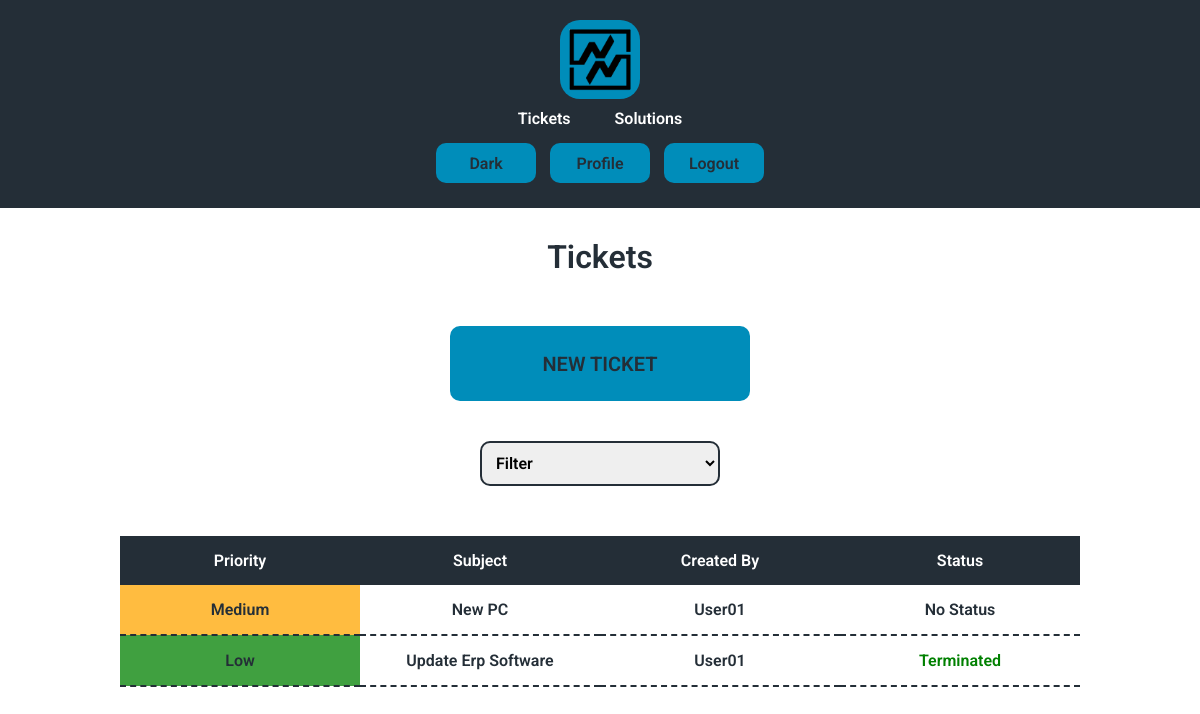
Page /tickets (signed in) on the committed database.
### tables this page shows
CREATE TABLE tickets (
id INTEGER PRIMARY KEY AUTOINCREMENT NOT NULL,
subject TEXT NOT NULL,
creator INTEGER,
description TEXT,
status INTEGER DEFAULT 0 NOT NULL,
priority INTEGER DEFAULT 0 NOT NULL,
time TIMESTAMP DEFAULT CURRENT_TIMESTAMP,
FOREIGN KEY(creator) REFERENCES users(id)
ON DELETE SET NULL
ON UPDATE NO ACTION
);

CREATE TABLE users (id INTEGER PRIMARY KEY AUTOINCREMENT NOT NULL, name TEXT NOT NULL, hash TEXT NOT NULL, permission INTEGER DEFAULT 4 NOT NULL, active BLOB DEFAULT 0 NOT NULL, email TEXT NOT NULL);

### app.py (the view, shortened to what this page needs)
@app.route("/tickets", methods=["GET", "POST"])
@login_required
def tickets():
    if session.get("permission") < 3:
        tickets = db.execute(
            """
            SELECT tickets.id, tickets.subject, tickets.status, tickets.priority,
            users.name AS creator_name FROM tickets
            LEFT JOIN users ON tickets.creator = users.id
            WHERE tickets.status < 5 ORDER BY priority DESC, time ASC
            """
            )
        return render_template("tickets.html", tickets = tickets, status = ticketStatus, priority = priority)
    else:
        userID = session.get("user_id")
        tickets = db.execute(
            """
            SELECT tickets.id, tickets.subject, tickets.status, tickets.priority,
            users.name AS creator_name FROM tickets
            LEFT JOIN users ON tickets.creator = users.id
            WHERE tickets.status < 5 AND users.id = ? ORDER BY priority DESC, time ASC
            """
            , userID
            )
        return render_template("tickets.html", tickets = tickets, status = ticketStatus, priority = priority)

### app.py (called while the page is built)
def login_required(f):
    @wraps(f)
    def decorated_function(*args, **kwargs):
        if not session.get("user_id"):
            return redirect("/") # Redirect to the login page or wherever necessary
        return f(*args, **kwargs)  # Proceed with the actual route if logged in
    return decorated_function

### templates/tickets.html (shortened to what this page needs)
{% extends "layout.html" %}
{% block h1 %}<h1>Tickets</h1>{% endblock %}
{% block body %}
    {% if session.get("permission") < 4 %}
    <form class="margin" action="/newticket">
    <button type="submit" class="enter">NEW TICKET</button>
    </form>
    <form class="margin" action="/tickets" method="post">
    <select id="status" name="status" onchange="clickButton()">
        <option hidden disabled value="" selected>Filter</option>
    </select>
    </form>
    {% endif %}
    <div class="main">
    <table class="select">
        <thead>
            <tr>
                <th>Priority</th>
                <th>Subject</th>
                <th class="none">Created By</th>
                <th>Status</th>
            </tr>
        </thead>
        <tbody>
            {% for ticket in tickets %}
            <tr onclick="clickButtonID('{{ ticket['id'] }}')">
                <td class="{{ priority[ticket['priority']] }}"> {{ priority[ticket["priority"]] }}</td>
                <td> {{ ticket["subject"] }}</td>
                {% if ticket["creator_name"] %}
                <td class="none"> {{ ticket["creator_name"] }}</td>
                {% else %}
                <td></td>
                {% endif %}
                <td class="status{{ ticket['status'] }}"> {{ status[ticket["status"]] }}</td>
            </tr>
            {% endfor %}
        </tbody>
    </table>
</div>
{% endblock %}

### static/styles.css (style rules this page uses)
.Light { --color1: #242e37; --color2: #ffffff; --color3: #e1e3e4; --color4: #242e37; --color5: #008dba; --colorextra: #ffffff; --font: "Roboto", sans-serif; }
* { font-family: var(--font); box-sizing: border-box; margin: 0; padding: 0; font-weight: 600; --font-color: var(--color1); --background-color: var(--color2); --nav-color: var(--color4); --navfont-color: var(--colorextra); --button-color: var(--color5); --buttonfont-color: var(--color4); --hover-color: var(--color3); --hoverfont-color: var(--color4); --logo-color: var(--color5); --linkhover-color: var(--color5); --tab-color: var(--color4); --tabfont-color: var(--colorextra); --tabhover-color: var(--color5); --tabhoverfont-color: var(--color4); --disabled-color: var(--color4); --disabledfont-color: var(--color3); --placeholder-color: var(--color4); --aler-color: var(--color5); --active-color: var(--color1); --activefont-color: var(--color5); --border-color: var(--color5); }
html { background-color: var(--background-color); color: var(--font-color); }
body { transition: background-color 0.5s, color 0.3s; }
button { background-color: var(--button-color); color: var(--buttonfont-color); border: none; border-radius: 10px; cursor: pointer; transition: all 0.5s ease 0s; width: 100px; height: 40px; font-size: 16px; margin: 5px; }
.enter { margin-top: 30px; margin-bottom: 10px; font-size: 20px; width: 300px; height: 75px; }
.main { margin: 40px 0 40px 0; }
.margin { margin: 20px 0 20px; }
table { width: 100%; border-collapse: collapse; text-align: center; table-layout: fixed; margin: 20px 0 20px 0; }
td { padding: 15px 0px; border-bottom: 2px dashed var(--tab-color); }
th { background-color: var(--tab-color); padding: 15px 0px; transition: all 0.5s ease 0s; color: var(--tabfont-color); }
h1 { margin: 20px 0 20px; }
input, select, textarea { width: 25%; min-width: 200px; padding: 10px; margin: 10px 0px; border: 2px solid var(--font-color); border-radius: 10px; font-size: 16px; }
.Medium { background-color: rgba(255, 166, 0, 0.75); }
.Low { background-color: rgba(0, 128, 0, 0.75); }
.status3 { color: green; }
@media (max-width: 1300px) { td { width: 50%; } }

### rows in the picture
tickets: priority "Medium", subject "New PC", creator_name "User01", status "No Status"
tickets: priority "Low", subject "Update Erp Software", creator_name "User01", status "Terminated"
